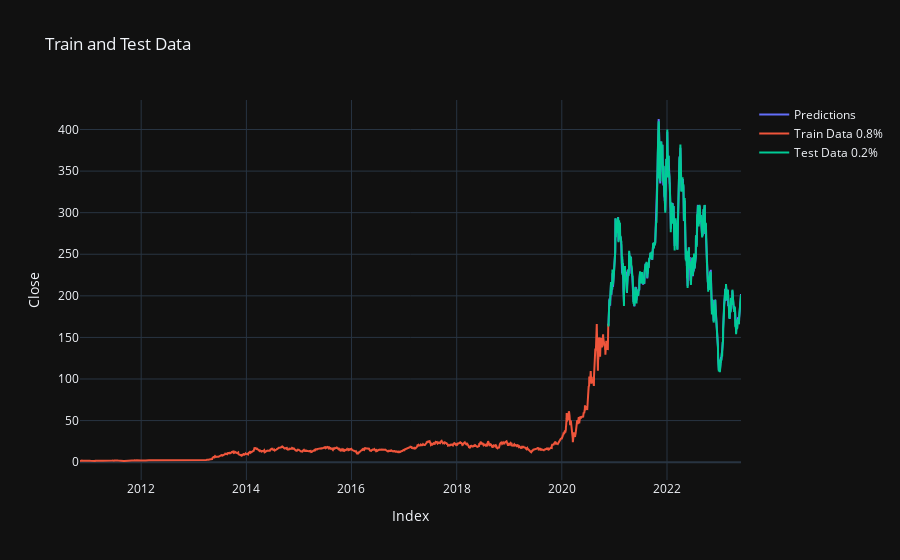

Notebook code cell kept with this figure:
### Code cell
regressor.plot()

### Figure 1 — Plotly figure (JSON) as saved in the notebook; plotly's stock layout.template omitted (floating-point values rounded to 4 significant figures; data arrays with more than 128 entries replaced by an {"elided": "..."} marker saying what was removed)
{"data": [{"mode": "lines", "name": "Predictions", "type": "scatter", "x": {"elided": "633 str values"}, "y": {"elided": "633 float values"}}, {"mode": "lines", "name": "Train Data 0.8%", "type": "scatter", "x": {"elided": "2531 str values"}, "y": {"elided": "2531 float values"}}, {"mode": "lines", "name": "Test Data 0.2%", "type": "scatter", "x": {"elided": "633 str values"}, "y": {"elided": "633 float values"}}], "layout": {"title": {"text": "Train and Test Data"}, "xaxis": {"title": {"text": "Index"}}, "yaxis": {"title": {"text": "Close"}}}}
